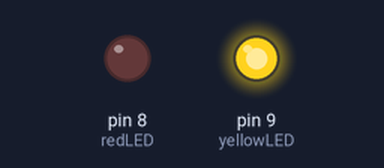
A sketch run on a simulated Arduino Uno, built with avr-gcc and run on an emulated ATmega328P. Shown: output pins drawn as LEDs (lit = HIGH).

Above: at 0.2 s.
At 5.2 s:
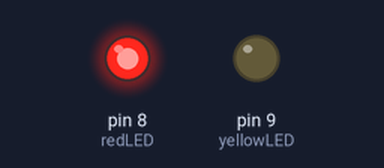
At 9.7 s:
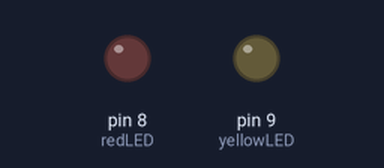
Timing chart, 0 to 10.4 s (numbered marks = the images above):
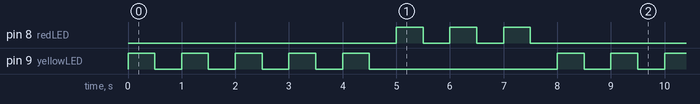

The sketch:

introToForLoops.ino
```cpp
int yellowLED=9;
int redLED=8;
int yellowTime=500;
int redTime=500;
int yellowBlinks=5;
int redBlinks=3;
int j;


void setup() {
  // put your setup code here, to run once:
  pinMode(yellowLED, OUTPUT);
  pinMode(redLED,OUTPUT);
  Serial.begin(9600);

}

void loop() {
  // put your main code here, to run repeatedly:

  for(j=1;j<=yellowBlinks;j=j+1){
  digitalWrite(yellowLED,HIGH);
  delay(yellowTime);
  digitalWrite(yellowLED,LOW);
  delay(yellowTime);
  }

  for(j=1;j<=redBlinks;j=j+1){
  digitalWrite(redLED,HIGH);
  delay(redTime);
  digitalWrite(redLED,LOW);
  delay(redTime);
  }

}
```

Measured:
- by itself, pin 8 (redLED): repeats every 8.0 s: 2 × (LOW 0.50 s, HIGH 0.50 s), LOW 5.5 s, HIGH 0.50 s
- by itself, pin 9 (yellowLED): repeats every 8.0 s: 4 × (LOW 0.50 s, HIGH 0.50 s), LOW 3.5 s, HIGH 0.50 s
- by itself, everything shown: repeats every 8.0 s, in 16 steps
